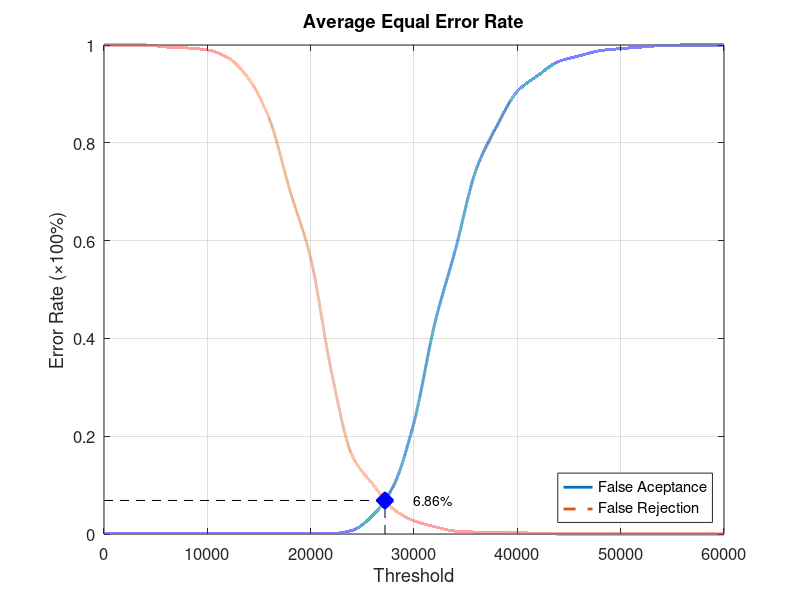
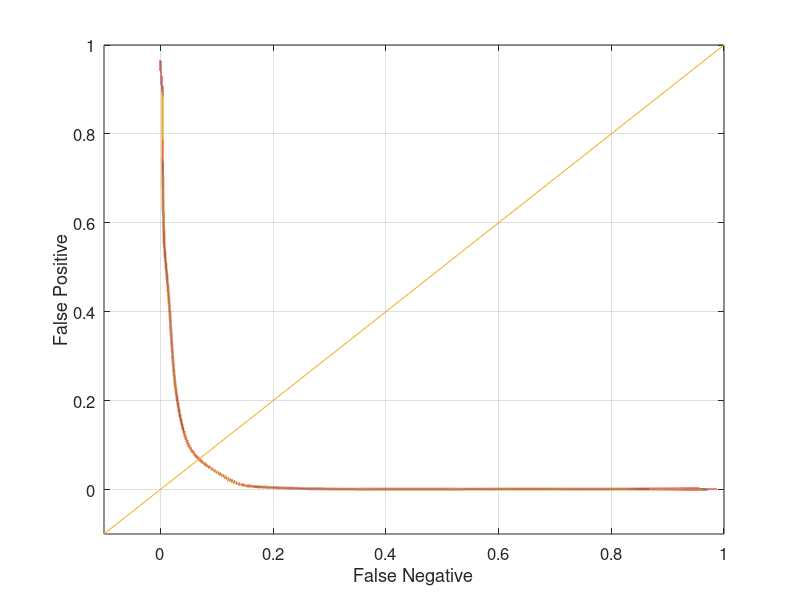

The MATLAB script that drew these images, in order:
function yEER = Database2Average
close all;
clear;
clc;
x = 0:2000:60000;
xq = 0:0.5:60000;

y0 = [0 0.00105263 0.00105263 0.00105263 0.00105263 0.00105263 0.00105263 0.00105263 0.00105263 0.00105263 0.00105263 0.00105263 0.00736842 0.0378947 0.0978947 0.228421 0.429474 0.581053 0.744211 0.833684 0.905263 0.937895 0.966316 0.977895 0.988421 0.992632 0.99579 0.998947 1 1 1];
yy0 = interp1(x, y0, xq, 'pchip');
y1 = [1 1 1 0.996 0.994 0.99 0.974 0.931 0.849 0.702 0.564 0.333 0.161 0.102 0.051 0.027 0.015 0.006 0.004 0.004 0.003 0.001 0 0 0 0 0 0 0 0 0];
yy1 = interp1(x, y1, xq, 'pchip');

% Calculating EER: 
y2 = abs(y0 - y1);
find(y2 == min(y2))
yy2 = abs(yy0 - yy1);
xEER = find(yy2 == min(yy2));
xEERIndex = xq(xEER) % X-axis EER
yEER = yy0(xEER) % Y-axis EER

main = figure
plot(xq, yy0,'-','LineWidth', 2);	hold on
plot(xq, yy1,'--','LineWidth', 2);	hold on
plot([xEERIndex xEERIndex], [0 yEER], 'k--');	hold on
plot([0 xEERIndex], [yEER yEER], 'k--');	hold on
plot(xEERIndex, yEER, 'bx', 'LineWidth', 10);	hold on
text(xEERIndex + 10 * xEERIndex / 100, yEER, [num2str(round((10000 * yEER)) / 100) '%'])
legend('False Aceptance', 'False Rejection', 'Location', 'SouthEast')
xlabel('Threshold')
ylabel('Error Rate (\times100%)')
title('Average Equal Error Rate')
set(gca, 'FontSize', 12)
axis([0 60000 0 1])
grid on

print(main, 'Database2AverageMain', '-dpng');
FNRxFPR = figure('Color', [1 1 1]);
plot(yy1, yy0, '-', yy1, yy0, 'LineWidth', 2);
hold on
y = -0.1:0.1:1
plot(y, y); 
set(gca, 'FontSize', 12)
xlabel('False Negative')
ylabel('False Positive')
axis([-0.1 1 -0.1 1])
set(gca, 'FontSize', 12)
grid on

print(FNRxFPR, 'Database2AverageFNRxFPR','-dpng');
end
